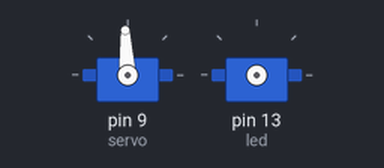
The sketch below on a simulated Arduino Uno, built with avr-gcc and run on an emulated ATmega328P. Shown: 2 × servo. Wiring (inferred from the names in the program): servo: signal pin 13. The ROS host is connected and sends only what is stated; servo pulses on a pin are drawn as a servo (544–2400 µs = 0–180°).

Above: at 0.1 s.
At 3.1 s:
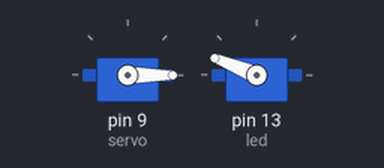
Timing chart, 0 to 4.6 s (numbered marks = the images above):
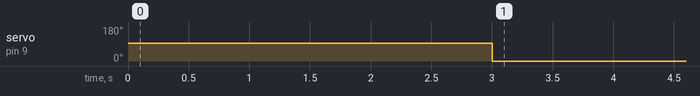

Measured:
- by itself, servo on pin 9 (servo): 93° → 0° at 3.0 s

The sketch:

servoros_1.ino
```cpp
/*
 * rosserial Servo Control Example
 *
 * This sketch demonstrates the control of hobby R/C servos
 * using ROS and the arduiono
 *
 * For the full tutorial write up, visit
 * www.ros.org/wiki/rosserial_arduino_demos
 *
 * For more information on the Arduino Servo Library
 * Checkout :
 * http://www.arduino.cc/en/Reference/Servo
 */

#if (ARDUINO >= 100)
 #include <Arduino.h>
#else
 #include <WProgram.h>
#endif

#include <Servo.h>
#include <ros.h>
#include <std_msgs/UInt16.h>
#include <std_msgs/Float64.h>

ros::NodeHandle  nh;
std_msgs::Float64 message;
Servo servo;
float x;
void servo_cb(const std_msgs::Float64& cmd_msg){
message.data=cmd_msg.data;
x = message.data;
}
std_msgs::Float64 test;
ros::Subscriber<std_msgs::Float64> sub("needle_locate", servo_cb);
ros::Publisher p("my_topic", &test);


void setup(){
pinMode(13, OUTPUT);

nh.initNode();
nh.subscribe(sub);
nh.advertise(p);

servo.attach(9); //attach it to pin 9
}

bool flag=false;
void loop(){
if(!flag)
{
servo.writeMicroseconds(1500);
delay(3000);
flag=true;
}

else {

  servo.writeMicroseconds(message.data);  // set servo angle, should be from 0-180
  test.data = x;
  p.publish( &test );
  digitalWrite(13, HIGH-digitalRead(13));  //toggle led

  nh.spinOnce();
  delay(1);
}
      nh.spinOnce();
}
```
